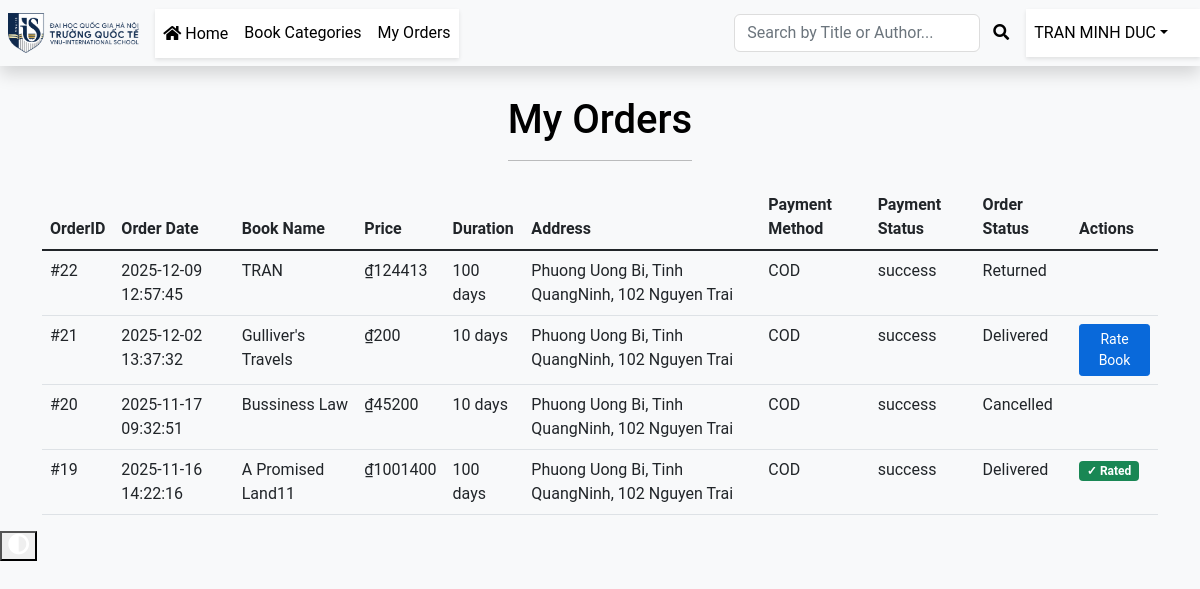
The app's page /pages/myOrder.php (signed in) with its own data.
### tables this page shows
CREATE TABLE IF NOT EXISTS `orders` (
  `id` int NOT NULL AUTO_INCREMENT,
  `user_id` int NOT NULL,
  `address` varchar(100) NOT NULL,
  `address2` varchar(100) DEFAULT NULL,
  `pin` int NOT NULL,
  `payment_method` varchar(20) DEFAULT NULL,
  `total` int NOT NULL,
  `payment_status` varchar(20) NOT NULL,
  `order_status` int NOT NULL,
  `date` datetime NOT NULL,
  `duration` int NOT NULL,
  PRIMARY KEY (`id`)
);

CREATE TABLE IF NOT EXISTS `books` (
  `id` int NOT NULL AUTO_INCREMENT,
  `category_id` int NOT NULL,
  `ISBN` varchar(20) NOT NULL,
  `name` varchar(255) NOT NULL,
  `img` varchar(255) NOT NULL,
  `author` varchar(75) NOT NULL,
  `vnd` int NOT NULL,
  `security` int NOT NULL,
  `rent` int NOT NULL,
  `qty` int NOT NULL,
  `best_seller` int DEFAULT NULL,
  `short_desc` varchar(2000) NOT NULL,
  `description` text NOT NULL,
  `status` tinyint NOT NULL DEFAULT '1',
  `price` int GENERATED ALWAYS AS ((coalesce(`security`,0) + coalesce(`rent`,0))) VIRTUAL,
  PRIMARY KEY (`id`,`ISBN`)
);

CREATE TABLE IF NOT EXISTS `order_status` (
  `id` int NOT NULL AUTO_INCREMENT,
  `status_name` varchar(15) NOT NULL,
  PRIMARY KEY (`id`),
  UNIQUE KEY `order_status_name_uindex` (`status_name`)
);

### includes/function.php (called while the page is built, shortened)
<?php
function hasUserFeedback($con, $orderId, $bookId, $userId) {
  $tableCheck = mysqli_query($con, "SHOW TABLES LIKE 'feedback'");
  $orderId = (int)$orderId;
  $bookId = (int)$bookId;
  $userId = (int)$userId;
  $query = "SELECT id FROM feedback WHERE order_id = $orderId AND book_id = $bookId AND user_id = $userId LIMIT 1";
  $result = mysqli_query($con, $query);
  return (mysqli_num_rows($result) > 0);
}

### pages/myOrder.php (the view, shortened to what this page needs)
<?php require(__DIR__ . '/../includes/header.php') ?>
<div class="container mt-5">
    <div class="d-flex justify-content-center">
        <h1>My Orders
            <hr>
        </h1>
    </div>
    <table class="table table-responsive">
        <thead class="">
            <tr>
                <th> OrderID</th>
                <th>Order Date</th>
                <th>Book Name</th>
                <th>Price</th>
                <th>Duration</th>
                <th>Address</th>
                <th>Payment Method</th>
                <th>Payment Status</th>
                <th>Order Status</th>
                <th>Actions</th>
            </tr>
        </thead>
        <tbody>
            <?php
            $userId = (int)$_SESSION['USER_ID'];
            $res = mysqli_query($con, "SELECT orders.*, order_detail.book_id, books.name, books.author, status_name FROM orders
                                       JOIN order_detail ON orders.id=order_detail.order_id
                                       JOIN books ON order_detail.book_id=books.id
                                       JOIN order_status ON orders.order_status=order_status.id
                                       WHERE user_id=$userId ORDER BY orders.id DESC");
            while ($row = mysqli_fetch_assoc($res)):
                $canFeedback = ($row['status_name'] == 'Delivered');
                $hasFeedback = hasUserFeedback($con, $row['id'], $row['book_id'], $userId);
            ?>
            <tr>
                <td>#<?php echo $row['id'] ?></td>
                <td><?php echo $row['date'] ?></td>
                <td><?php echo $row['name'] ?></td>
                <td>₫<?php echo $row['total'] ?></td>
                <td><?php echo $row['duration'] ?> days</td>
                <td><?php echo $row['address'] ?><?php echo $row['address2'] ? ', ' . $row['address2'] : '' ?></td>
                <td><?php echo $row['payment_method'] ?></td>
                <td><?php echo $row['payment_status'] ?></td>
                <td><?php echo $row['status_name'] ?></td>
                <td>
                    <?php if ($canFeedback && !$hasFeedback): ?>
                        <button class="btn btn-primary btn-sm" data-bs-toggle="modal" data-bs-target="#feedbackModal<?php echo $row['id'] ?>_<?php echo $row['book_id'] ?>">
                            Rate Book
                        </button>
                    <?php elseif ($hasFeedback): ?>
                        <span class="badge bg-success">✓ Rated</span>
                    <?php endif; ?>
                </td>
            </tr>
            <?php endwhile; ?>
        </tbody>
    </table>
</div>
<div id="dark-btn">
    <button onclick="DarkMode()" id="dark-btn" title="Toggle Light/Dark Mode">
        <span><i class="fas fa-adjust fa-lg text-white"></i></span>
    </button>
</div>
</body>
</html>

### assets/css/customer.css (style rules this page uses)
:root { --primary-color: rgb(9, 105, 218); --primary-hover: rgb(8, 97, 199); --secondary-color: #f00b52; --secondary-hover: #b20909; --bg-light: #f8f9fa; --bg-white: #ffffff; --bg-dark: #404040; --bg-black: #000000; --text-dark: #000000; --text-light: #ffffff; --text-muted: rgb(212, 214, 216); --text-gray: rgb(59, 59, 59); --overlay-color: rgba(92, 95, 236, 0.8); --error-color: red; --success-color: #28a745; --carousel-height: 29rem; --carousel-height-mobile: 26rem; --carousel-height-small: 18.8rem; --carousel-image-height: 30rem; --carousel-image-height-mobile: 26rem; --carousel-image-height-small: 23rem; --scroll-btn-size: 2rem; --scroll-btn-radius: 1.25rem; --rent-btn-width: 60%; --rent-btn-radius: 200px; --carousel-margin-bottom: 4rem; --carousel-caption-bottom: 3rem; --scroll-btn-right: 2%; --scroll-btn-bottom: 4%; --login-margin-top: 8px; --transition-fast: 0.3s; --transition-medium: 0.5s; --transition-ease: all ease; --carousel-font-large: 25px; --carousel-font-medium: 20px; --carousel-font-small: 15px; --carousel-font-tiny: 9px; --placeholder-font-large: 3.5rem; --placeholder-font-normal: 1.125rem; --footer-font-size: 14px; --shadow-light: 0 2px 4px rgba(0,0,0,0.1); --shadow-medium: 0 2px 8px rgba(0,0,0,0.1); --shadow-heavy: 2px 2px 30px rgba(0, 0, 0, 0.2); --radius-small: 6px; --radius-medium: 8px; --radius-large: 10px; --radius-circle: 50%; --z-index-carousel-caption: 10; --z-index-scroll-btn: 500; }
body.customer-site { font-family: 'Roboto', sans-serif; background-color: var(--bg-light); color: var(--text-dark); overflow-x: hidden; }
body.customer-site .btn-primary { background-color: var(--primary-color); border-color: var(--primary-color); transition: var(--transition-fast); }

### records on screen
orders: id "22", date "2025-12-09 12:57:45", books.name "TRAN", total "124413", duration "100", address "Phuong Uong Bi, Tinh QuangNinh", address2 "102 Nguyen Trai", payment_method "COD", payment_status "success", order_status.status_name "Returned"
orders: id "21", date "2025-12-02 13:37:32", books.name "Gulliver's Travels", total "200", duration "10", address "Phuong Uong Bi, Tinh QuangNinh", address2 "102 Nguyen Trai", payment_method "COD", payment_status "success", order_status.status_name "Delivered"
orders: id "20", date "2025-11-17 09:32:51", books.name "Bussiness Law", total "45200", duration "10", address "Phuong Uong Bi, Tinh QuangNinh", address2 "102 Nguyen Trai", payment_method "COD", payment_status "success", order_status.status_name "Cancelled"
orders: id "19", date "2025-11-16 14:22:16", books.name "A Promised Land11", total "1001400", duration "100", address "Phuong Uong Bi, Tinh QuangNinh", address2 "102 Nguyen Trai", payment_method "COD", payment_status "success", order_status.status_name "Delivered", shows "✓ Rated"

### other values on screen
$userName "TRAN MINH DUC"
